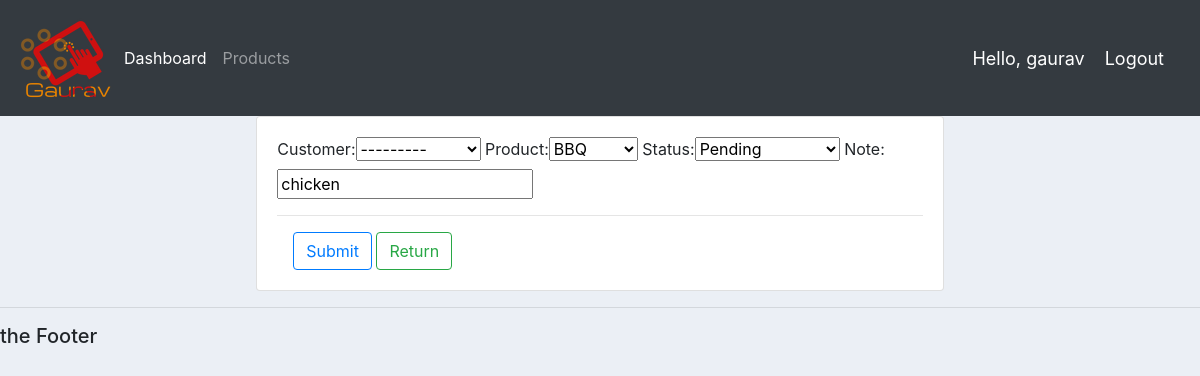
/update_order/8/ (signed in), run on the app's committed database.
### accounts/models.py (models this page shows, shortened)
class Order(models.Model):
    STATUS = (
        ('Pending', 'Pending'),
        ('Out For Delivery', 'Out For Delivery'),
        ('Delivered', 'Delivered'),
    )
    customer     = models.ForeignKey(Customer, null=True, on_delete=models.SET_NULL)
    product      = models.ForeignKey(Product, null=True, on_delete=models.SET_NULL)
    date_created = models.DateTimeField(auto_now_add=True, null=True)
    status       = models.CharField(max_length=200, null=True,choices=STATUS)
    note         = models.CharField(max_length=100,null=True)

### accounts/decorators.py (the view)
        def wrapper_func(request, *args, **kwargs):
            group = None
            if request.user.groups.exists():
                group = request.user.groups.all()[0].name
            if group in allowed_roles:
                return view_func(request, *args, **kwargs)
            else:
                return HttpResponse('You Are Not Authorized To Access to this Page')

### accounts/forms.py
class OrderForm(ModelForm):
    class Meta:
        model  = Order
        fields = '__all__'

### accounts/models.py (called while the page is built)
   def __str__(self):
       return self.name

    def __str__(self):
       return self.name

### accounts/views.py (called while the page is built)
@login_required(login_url='login')
@allowed_users(allowed_roles=['admin'])
def updateOrder(request,pk):
    order   = Order.objects.get(id=pk)
    form    = OrderForm(instance=order)
    if request.method == 'POST':
        form = OrderForm(request.POST, instance=order)
        if form.is_valid():
            form.save()
            return redirect('/')
    context = {
        'form': form
    }
    return render(request, 'accounts/order_form1.html', context)

### accounts/templates/accounts/order_form1.html (shortened to what this page needs)
{%  extends 'main.html' %}
{% load static %}
{% block content %}
<div class="row">
    <div class="col-md-7 m-auto">
        <div class="card card-body ">
            <form action="" method="POST">
                   {{ form }}
                   <hr>
                <input class="btn btn-outline-primary ml-3" type="submit" name="Submit">
                <a href="{% url 'home' %}" class="btn btn-outline-success">Return</a>
            </form>
        </div>
    </div>
</div>
{% endblock %}

### accounts/templates/navbar.html (shortened to what this page needs)
{% load static %}
<nav class="navbar navbar-expand-lg navbar-dark bg-dark">
 <img src="{% static 'images/glogo.png' %}">
  <div class="collapse navbar-collapse" id="navbarNav">
    <ul class="navbar-nav">
      {% if request.user.is_staff %}
      <li class="nav-item active">
        <a class="nav-link" href="{% url 'home' %}">Dashboard</a>
      </li>
      <li class="nav-item">
        <a class="nav-link" href="{% url 'products' %}">Products</a>
      </li>
      {% else %}
      <li class="nav-item">
        <a class="nav-link" href="{% url 'account' %}">Settings</a>
      </li>
      {% endif %}
    </ul>
  </div>
  <span class="hello-msg">Hello, {{request.user}}</span>
  <span ><a  class="hello-msg" href="{% url 'logout' %}">Logout</a></span>
</nav>

### static/css/main.css (style rules this page uses)
body { background-color: #ebeff5; }

### accounts/templates/navbar.html (style rules this page uses)
.hello-msg { font-size: 18px; color: #fff; margin-right: 20px; }

### data on the page
Order: customer "---------", product "BBQ", status "Pending", note "chicken"

### other printed values
{{ request.user }} "gaurav"
